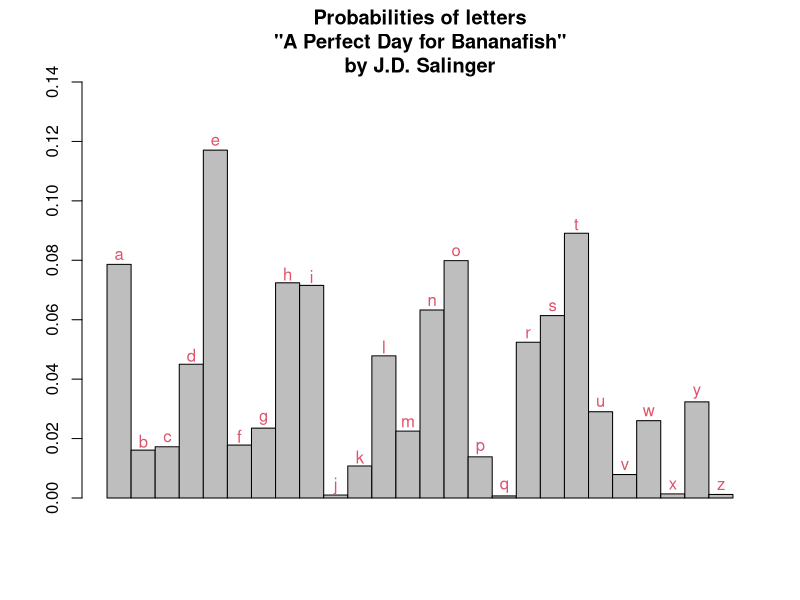

Reproduce this figure in R.
## ---- chunk 1
# Some global options
knitr::opts_chunk$set(include = TRUE) # print out all code  
knitr::opts_chunk$set(echo = TRUE) # print out all output
## ---- chunk 2
set.seed(1111)
u <- runif(100)
set.seed(1111)
n <- rnorm(100, mean = 1, sd = 0.5)
set.seed(1111)
e <- rexp(100, rate=2)
## ---- chunk 3
u <- runif(100)
n <- rnorm(100, mean = 1, sd = 0.5)
e <- rexp(100, rate = 2)
X <- data.frame(uniform = u, normal = n, exponential = e)

means   <- apply(X, 2, mean)
medians <- apply(X, 2, median)
sds     <- apply(X, 2, sd)

result <- rbind(mean = means, median = medians, sd = sds)
result
## ---- chunk 4
result <- apply(X, 2, summary)
result
## ---- chunk 5
set.seed(1234)
list1 <- list(n1 = rnorm(50, mean = 1, sd = 0.5), 
              n2 = rnorm(500, mean = 1, sd = 0.5), 
              n3 = rnorm(10000, mean = 1, sd = 0.5))
## ---- chunk 6
theory <- c(mean = 1, median = 1, sd = 0.5)
stats_mat <- sapply(list1, function(x) c(mean = mean(x), median = median(x), sd = sd(x)))
diff_mat <- sweep(stats_mat, 1, theory, FUN = "-")
abs_err   <- abs(diff_mat)

result <- rbind(
  `sample mean`   = stats_mat["mean", ],
  `error mean-1`  = diff_mat["mean", ],
  `sample median` = stats_mat["median", ],
  `error med-1`   = diff_mat["median", ],
  `sample sd`     = stats_mat["sd", ],
  `error sd-0.5`  = diff_mat["sd", ]
)
result
## ---- chunk 7
forbes <- read.csv("Forbes Global 2000.csv")

forbes$newWebsite <- sub(
  "http://www.forbes.com/companies",
  "~",
  forbes$`Forbes.Webpage`
)

head(forbes$newWebsite)

## ---- chunk 8
set.seed(1234)
idx  <- sample(nrow(forbes), 10)
samp <- forbes[idx, , drop = FALSE]
is_charlike <- sapply(samp, function(x) is.character(x) || is.factor(x))
char_df <- data.frame(lapply(samp[, is_charlike, drop = FALSE], as.character),
                      check.names = FALSE, stringsAsFactors = FALSE)
char_len <- apply(as.matrix(char_df), c(1, 2), nchar)
char_len
## ---- chunk 9
txt <- readLines("shortstory.txt")
txt <- paste(txt, collapse = "") # line 1
txt <- tolower(txt) # line 2
txt <- unlist(strsplit(txt,"")) # line 3
## ---- chunk 10
counts <- rep(0,26)
for (i in 1:length(letters)) {
  counts[i] <- length(grep(letters[i], txt)) 
}
## ---- chunk 11
probs <- counts/sum(counts) # line 1
barplot(probs, ylim=c(0,0.14), space=0)
title("Probabilities of letters\n\"A Perfect Day for Bananafish\"\nby J.D. Salinger")
text(1:26-0.5,probs+0.003,letters, col=2)
## ---- chunk 12
entropy <- function(probs) {
  probs <- probs[probs > 0]
  H <- -sum(probs * log2(probs))
  return(H)
}
## ---- chunk 13
H <- entropy(probs)
H_max <- log2(26)   
H_rel <- H / H_max 
c(H = H, H_max = H_max, Relative_Entropy = H_rel)
## ---- chunk 14
probs_uniform <- rep(1, 26) / 26
H_uniform <- entropy(probs_uniform)
H_uniform
